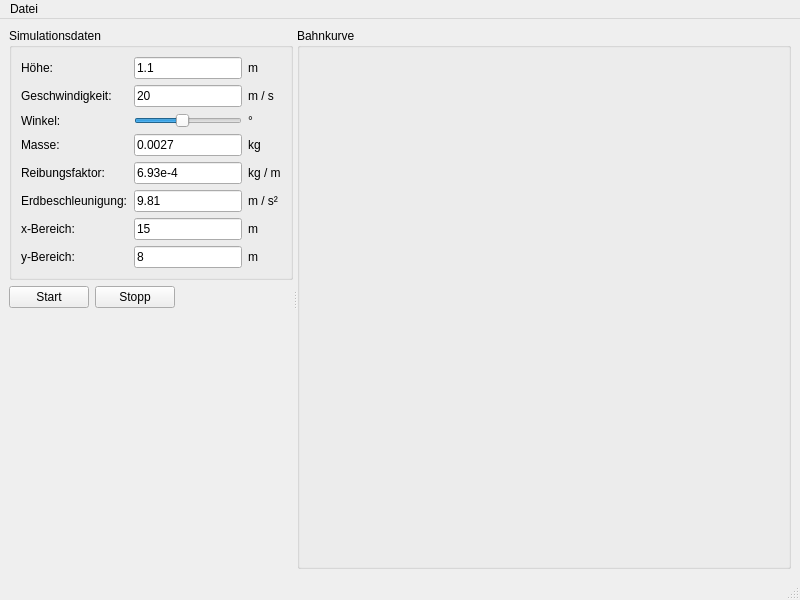
<?xml version="1.0" encoding="UTF-8"?>
<ui version="4.0">
 <class>MainWindow</class>
 <widget class="QMainWindow" name="MainWindow">
  <property name="geometry">
   <rect>
    <x>0</x>
    <y>0</y>
    <width>800</width>
    <height>600</height>
   </rect>
  </property>
  <property name="windowTitle">
   <string>Schiefer Wurf</string>
  </property>
  <widget class="QWidget" name="centralwidget">
   <layout class="QVBoxLayout" name="verticalLayout_3">
    <item>
     <widget class="QSplitter" name="splitter">
      <property name="orientation">
       <enum>Qt::Horizontal</enum>
      </property>
      <widget class="QWidget" name="verticalLayoutWidget">
       <layout class="QVBoxLayout" name="verticalLayout">
        <item>
         <widget class="QGroupBox" name="groupBox">
          <property name="title">
           <string>Simulationsdaten</string>
          </property>
          <layout class="QGridLayout" name="gridLayout">
           <item row="5" column="0">
            <widget class="QLabel" name="label_6">
             <property name="text">
              <string>Erdbeschleunigung:</string>
             </property>
            </widget>
           </item>
           <item row="3" column="0">
            <widget class="QLabel" name="label_4">
             <property name="text">
              <string>Masse:</string>
             </property>
            </widget>
           </item>
           <item row="3" column="2">
            <widget class="QLabel" name="label_12">
             <property name="text">
              <string>kg</string>
             </property>
            </widget>
           </item>
           <item row="2" column="1">
            <widget class="QSlider" name="slider_alpha">
             <property name="maximum">
              <number>90</number>
             </property>
             <property name="sliderPosition">
              <number>40</number>
             </property>
             <property name="orientation">
              <enum>Qt::Horizontal</enum>
             </property>
            </widget>
           </item>
           <item row="5" column="1">
            <widget class="QLineEdit" name="edit_g">
             <property name="text">
              <string>9.81</string>
             </property>
            </widget>
           </item>
           <item row="1" column="2">
            <widget class="QLabel" name="label_10">
             <property name="text">
              <string>m / s</string>
             </property>
            </widget>
           </item>
           <item row="1" column="0">
            <widget class="QLabel" name="label_2">
             <property name="text">
              <string>Geschwindigkeit:</string>
             </property>
            </widget>
           </item>
           <item row="4" column="0">
            <widget class="QLabel" name="label_5">
             <property name="text">
              <string>Reibungsfaktor:</string>
             </property>
            </widget>
           </item>
           <item row="2" column="2">
            <widget class="QLabel" name="label_alpha">
             <property name="text">
              <string>°</string>
             </property>
            </widget>
           </item>
           <item row="5" column="2">
            <widget class="QLabel" name="label_14">
             <property name="text">
              <string>m / s²</string>
             </property>
            </widget>
           </item>
           <item row="0" column="0">
            <widget class="QLabel" name="label">
             <property name="text">
              <string>Höhe:</string>
             </property>
            </widget>
           </item>
           <item row="2" column="0">
            <widget class="QLabel" name="label_3">
             <property name="text">
              <string>Winkel:</string>
             </property>
            </widget>
           </item>
           <item row="4" column="1">
            <widget class="QLineEdit" name="edit_cwArho">
             <property name="text">
              <string>6.93e-4</string>
             </property>
            </widget>
           </item>
           <item row="7" column="0">
            <widget class="QLabel" name="label_8">
             <property name="text">
              <string>y-Bereich:</string>
             </property>
            </widget>
           </item>
           <item row="6" column="0">
            <widget class="QLabel" name="label_7">
             <property name="text">
              <string>x-Bereich:</string>
             </property>
            </widget>
           </item>
           <item row="4" column="2">
            <widget class="QLabel" name="label_13">
             <property name="text">
              <string>kg / m</string>
             </property>
            </widget>
           </item>
           <item row="0" column="1">
            <widget class="QLineEdit" name="edit_h">
             <property name="text">
              <string>1.1</string>
             </property>
            </widget>
           </item>
           <item row="6" column="2">
            <widget class="QLabel" name="label_15">
             <property name="text">
              <string>m</string>
             </property>
            </widget>
           </item>
           <item row="7" column="1">
            <widget class="QLineEdit" name="edit_ymax">
             <property name="text">
              <string>8</string>
             </property>
            </widget>
           </item>
           <item row="6" column="1">
            <widget class="QLineEdit" name="edit_xmax">
             <property name="text">
              <string>15</string>
             </property>
            </widget>
           </item>
           <item row="1" column="1">
            <widget class="QLineEdit" name="edit_v">
             <property name="text">
              <string>20</string>
             </property>
            </widget>
           </item>
           <item row="7" column="2">
            <widget class="QLabel" name="label_16">
             <property name="text">
              <string>m</string>
             </property>
            </widget>
           </item>
           <item row="0" column="2">
            <widget class="QLabel" name="label_9">
             <property name="text">
              <string>m</string>
             </property>
            </widget>
           </item>
           <item row="3" column="1">
            <widget class="QLineEdit" name="edit_m">
             <property name="text">
              <string>0.0027</string>
             </property>
            </widget>
           </item>
          </layout>
         </widget>
        </item>
        <item>
         <layout class="QHBoxLayout" name="horizontalLayout">
          <item>
           <widget class="QPushButton" name="button_start">
            <property name="text">
             <string>Start</string>
            </property>
           </widget>
          </item>
          <item>
           <widget class="QPushButton" name="button_stop">
            <property name="text">
             <string>Stopp</string>
            </property>
           </widget>
          </item>
          <item>
           <spacer name="horizontalSpacer">
            <property name="orientation">
             <enum>Qt::Horizontal</enum>
            </property>
            <property name="sizeHint" stdset="0">
             <size>
              <width>40</width>
              <height>20</height>
             </size>
            </property>
           </spacer>
          </item>
         </layout>
        </item>
        <item>
         <spacer name="verticalSpacer">
          <property name="orientation">
           <enum>Qt::Vertical</enum>
          </property>
          <property name="sizeHint" stdset="0">
           <size>
            <width>20</width>
            <height>40</height>
           </size>
          </property>
         </spacer>
        </item>
       </layout>
      </widget>
      <widget class="QGroupBox" name="box_plot">
       <property name="sizePolicy">
        <sizepolicy hsizetype="Expanding" vsizetype="Preferred">
         <horstretch>1</horstretch>
         <verstretch>0</verstretch>
        </sizepolicy>
       </property>
       <property name="title">
        <string>Bahnkurve</string>
       </property>
       <layout class="QVBoxLayout" name="verticalLayout_2"/>
      </widget>
     </widget>
    </item>
   </layout>
  </widget>
  <widget class="QMenuBar" name="menubar">
   <property name="geometry">
    <rect>
     <x>0</x>
     <y>0</y>
     <width>800</width>
     <height>30</height>
    </rect>
   </property>
   <widget class="QMenu" name="menuDatei">
    <property name="title">
     <string>Datei</string>
    </property>
    <addaction name="actionBeenden"/>
   </widget>
   <addaction name="menuDatei"/>
  </widget>
  <widget class="QStatusBar" name="statusbar"/>
  <action name="actionBeenden">
   <property name="text">
    <string>Beenden</string>
   </property>
  </action>
 </widget>
 <resources/>
 <connections>
  <connection>
   <sender>actionBeenden</sender>
   <signal>triggered()</signal>
   <receiver>MainWindow</receiver>
   <slot>close()</slot>
   <hints>
    <hint type="sourcelabel">
     <x>-1</x>
     <y>-1</y>
    </hint>
    <hint type="destinationlabel">
     <x>399</x>
     <y>299</y>
    </hint>
   </hints>
  </connection>
 </connections>
</ui>
